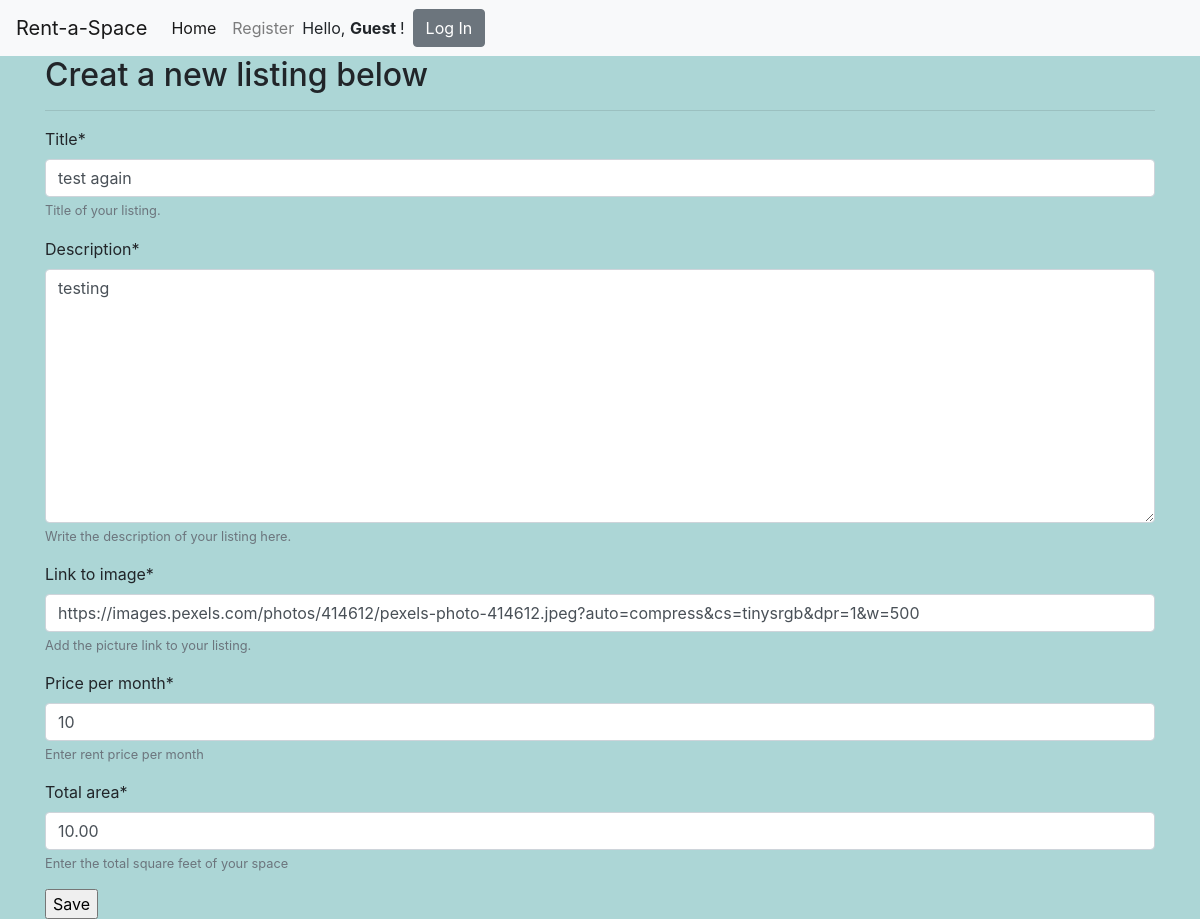
Page /update_listing/test-again/ on the committed database.
### listings/models.py (models this page shows, shortened)
class Listing(models.Model):
    title = models.CharField(max_length=settings.LISTINGS_TITLE_MAX, unique=True,
                             help_text="Title of your listing.")
    link_to_image = models.CharField(max_length=1000, help_text="Add the picture link to your listing.")
    slug = models.CharField(max_length=settings.LISTINGS_TITLE_MAX, blank=True, editable=False,
                            help_text="Unique URL path to access this page. Generated by the system.")
    description = models.TextField(
        help_text="Write the description of your listing here.")
    created = models.DateTimeField(auto_now_add=True,
                                   help_text="The date and time this page was created. Automatically generated when the model saves.")
    modified = models.DateTimeField(auto_now=True,
                                    help_text="The date and time this page was updated. Automatically generated when the model updates.")
    price_per_month = models.IntegerField(help_text="Enter rent price per month")
    total_area = models.DecimalField(max_digits=7, decimal_places=2, help_text="Enter the total square feet of your space")

### listings/views.py (the view)
# urls.py: path('update_listing/<str:slug>/', ListingUpdateView.as_view(), name='listing-update-page'),
class ListingUpdateView(UpdateView):
  model  = Listing
  fields = ['title', 'description', 'link_to_image', 'price_per_month', 'total_area']
  template_name = 'listings/new_listing.html'

### listings/templates/listings/new_listing.html (shortened to what this page needs)
{% extends 'base.html' %}
{% load crispy_forms_tags %}
{% block content %}
<div class="container">
    <h2>Creat a new listing below</h2>
    <hr>
<form method="POST">
        <table>
            {{ form | crispy }}
        </table>
    <input type="submit" value="Save">
</form>
</div>
{% endblock content %}

### staticfiles/css/style.css (style rules this page uses)
body { background-color: rgb(172, 214, 214); }

### rows in the picture
Listing: title "test again", description "testing", link_to_image "https://images.pexels.com/photos/414612/pexels-photo-414612.jpeg?auto=compress&cs=tinysrgb&dpr=1&w=500", price_per_month "10", total_area "10.00"
